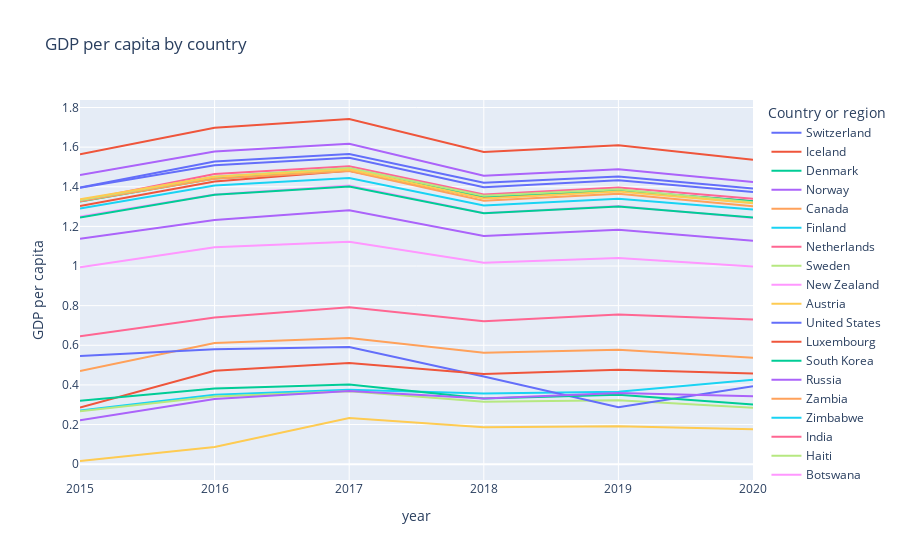

Write notebook code for a chart like this one.
### Markdown cell above
### GDP

### Code cell
plot_line('GDP per capita')

### Figure 1 — Plotly figure (JSON) as saved in the notebook; plotly's stock layout.template omitted (floating-point values rounded to 4 significant figures)
{"data": [{"hovertemplate": "Country or region=Switzerland<br>year=%{x}<br>GDP per capita=%{y}<extra></extra>", "legendgroup": "Switzerland", "line": {"color": "#636efa", "dash": "solid"}, "mode": "lines", "name": "Switzerland", "orientation": "v", "showlegend": true, "type": "scatter", "x": [2015, 2016, 2017, 2018, 2019, 2020], "xaxis": "x", "y": [1.397, 1.527, 1.565, 1.42, 1.452, 1.391], "yaxis": "y"}, {"hovertemplate": "Country or region=Iceland<br>year=%{x}<br>GDP per capita=%{y}<extra></extra>", "legendgroup": "Iceland", "line": {"color": "#EF553B", "dash": "solid"}, "mode": "lines", "name": "Iceland", "orientation": "v", "showlegend": true, "type": "scatter", "x": [2015, 2016, 2017, 2018, 2019, 2020], "xaxis": "x", "y": [1.302, 1.427, 1.481, 1.343, 1.38, 1.327], "yaxis": "y"}, {"hovertemplate": "Country or region=Denmark<br>year=%{x}<br>GDP per capita=%{y}<extra></extra>", "legendgroup": "Denmark", "line": {"color": "#00cc96", "dash": "solid"}, "mode": "lines", "name": "Denmark", "orientation": "v", "showlegend": true, "type": "scatter", "x": [2015, 2016, 2017, 2018, 2019, 2020], "xaxis": "x", "y": [1.325, 1.442, 1.482, 1.351, 1.383, 1.327], "yaxis": "y"}, {"hovertemplate": "Country or region=Norway<br>year=%{x}<br>GDP per capita=%{y}<extra></extra>", "legendgroup": "Norway", "line": {"color": "#ab63fa", "dash": "solid"}, "mode": "lines", "name": "Norway", "orientation": "v", "showlegend": true, "type": "scatter", "x": [2015, 2016, 2017, 2018, 2019, 2020], "xaxis": "x", "y": [1.459, 1.577, 1.616, 1.456, 1.488, 1.424], "yaxis": "y"}, {"hovertemplate": "Country or region=Canada<br>year=%{x}<br>GDP per capita=%{y}<extra></extra>", "legendgroup": "Canada", "line": {"color": "#FFA15A", "dash": "solid"}, "mode": "lines", "name": "Canada", "orientation": "v", "showlegend": true, "type": "scatter", "x": [2015, 2016, 2017, 2018, 2019, 2020], "xaxis": "x", "y": [1.326, 1.44, 1.479, 1.33, 1.365, 1.302], "yaxis": "y"}, {"hovertemplate": "Country or region=Finland<br>year=%{x}<br>GDP per capita=%{y}<extra></extra>", "legendgroup": "Finland", "line": {"color": "#19d3f3", "dash": "solid"}, "mode": "lines", "name": "Finland", "orientation": "v", "showlegend": true, "type": "scatter", "x": [2015, 2016, 2017, 2018, 2019, 2020], "xaxis": "x", "y": [1.29, 1.406, 1.444, 1.305, 1.34, 1.285], "yaxis": "y"}, {"hovertemplate": "Country or region=Netherlands<br>year=%{x}<br>GDP per capita=%{y}<extra></extra>", "legendgroup": "Netherlands", "line": {"color": "#FF6692", "dash": "solid"}, "mode": "lines", "name": "Netherlands", "orientation": "v", "showlegend": true, "type": "scatter", "x": [2015, 2016, 2017, 2018, 2019, 2020], "xaxis": "x", "y": [1.329, 1.465, 1.504, 1.361, 1.396, 1.339], "yaxis": "y"}, {"hovertemplate": "Country or region=Sweden<br>year=%{x}<br>GDP per capita=%{y}<extra></extra>", "legendgroup": "Sweden", "line": {"color": "#B6E880", "dash": "solid"}, "mode": "lines", "name": "Sweden", "orientation": "v", "showlegend": true, "type": "scatter", "x": [2015, 2016, 2017, 2018, 2019, 2020], "xaxis": "x", "y": [1.332, 1.452, 1.494, 1.355, 1.387, 1.322], "yaxis": "y"}, {"hovertemplate": "Country or region=New Zealand<br>year=%{x}<br>GDP per capita=%{y}<extra></extra>", "legendgroup": "New Zealand", "line": {"color": "#FF97FF", "dash": "solid"}, "mode": "lines", "name": "New Zealand", "orientation": "v", "showlegend": true, "type": "scatter", "x": [2015, 2016, 2017, 2018, 2019, 2020], "xaxis": "x", "y": [1.25, 1.361, 1.406, 1.268, 1.303, 1.242], "yaxis": "y"}, {"hovertemplate": "Country or region=Austria<br>year=%{x}<br>GDP per capita=%{y}<extra></extra>", "legendgroup": "Austria", "line": {"color": "#FECB52", "dash": "solid"}, "mode": "lines", "name": "Austria", "orientation": "v", "showlegend": true, "type": "scatter", "x": [2015, 2016, 2017, 2018, 2019, 2020], "xaxis": "x", "y": [1.337, 1.45, 1.487, 1.341, 1.376, 1.317], "yaxis": "y"}, {"hovertemplate": "Country or region=United States<br>year=%{x}<br>GDP per capita=%{y}<extra></extra>", "legendgroup": "United States", "line": {"color": "#636efa", "dash": "solid"}, "mode": "lines", "name": "United States", "orientation": "v", "showlegend": true, "type": "scatter", "x": [2015, 2016, 2017, 2018, 2019, 2020], "xaxis": "x", "y": [1.395, 1.508, 1.546, 1.398, 1.433, 1.374], "yaxis": "y"}, {"hovertemplate": "Country or region=Luxembourg<br>year=%{x}<br>GDP per capita=%{y}<extra></extra>", "legendgroup": "Luxembourg", "line": {"color": "#EF553B", "dash": "solid"}, "mode": "lines", "name": "Luxembourg", "orientation": "v", "showlegend": true, "type": "scatter", "x": [2015, 2016, 2017, 2018, 2019, 2020], "xaxis": "x", "y": [1.564, 1.698, 1.742, 1.576, 1.609, 1.537], "yaxis": "y"}, {"hovertemplate": "Country or region=South Korea<br>year=%{x}<br>GDP per capita=%{y}<extra></extra>", "legendgroup": "South Korea", "line": {"color": "#00cc96", "dash": "solid"}, "mode": "lines", "name": "South Korea", "orientation": "v", "showlegend": true, "type": "scatter", "x": [2015, 2016, 2017, 2018, 2019, 2020], "xaxis": "x", "y": [1.245, 1.359, 1.402, 1.266, 1.301, 1.245], "yaxis": "y"}, {"hovertemplate": "Country or region=Russia<br>year=%{x}<br>GDP per capita=%{y}<extra></extra>", "legendgroup": "Russia", "line": {"color": "#ab63fa", "dash": "solid"}, "mode": "lines", "name": "Russia", "orientation": "v", "showlegend": true, "type": "scatter", "x": [2015, 2016, 2017, 2018, 2019, 2020], "xaxis": "x", "y": [1.138, 1.232, 1.282, 1.151, 1.183, 1.127], "yaxis": "y"}, {"hovertemplate": "Country or region=Zambia<br>year=%{x}<br>GDP per capita=%{y}<extra></extra>", "legendgroup": "Zambia", "line": {"color": "#FFA15A", "dash": "solid"}, "mode": "lines", "name": "Zambia", "orientation": "v", "showlegend": true, "type": "scatter", "x": [2015, 2016, 2017, 2018, 2019, 2020], "xaxis": "x", "y": [0.4704, 0.612, 0.6364, 0.562, 0.578, 0.5368], "yaxis": "y"}, {"hovertemplate": "Country or region=Zimbabwe<br>year=%{x}<br>GDP per capita=%{y}<extra></extra>", "legendgroup": "Zimbabwe", "line": {"color": "#19d3f3", "dash": "solid"}, "mode": "lines", "name": "Zimbabwe", "orientation": "v", "showlegend": true, "type": "scatter", "x": [2015, 2016, 2017, 2018, 2019, 2020], "xaxis": "x", "y": [0.271, 0.3504, 0.3758, 0.357, 0.366, 0.4256], "yaxis": "y"}, {"hovertemplate": "Country or region=India<br>year=%{x}<br>GDP per capita=%{y}<extra></extra>", "legendgroup": "India", "line": {"color": "#FF6692", "dash": "solid"}, "mode": "lines", "name": "India", "orientation": "v", "showlegend": true, "type": "scatter", "x": [2015, 2016, 2017, 2018, 2019, 2020], "xaxis": "x", "y": [0.645, 0.7404, 0.7922, 0.721, 0.755, 0.7306], "yaxis": "y"}, {"hovertemplate": "Country or region=Haiti<br>year=%{x}<br>GDP per capita=%{y}<extra></extra>", "legendgroup": "Haiti", "line": {"color": "#B6E880", "dash": "solid"}, "mode": "lines", "name": "Haiti", "orientation": "v", "showlegend": true, "type": "scatter", "x": [2015, 2016, 2017, 2018, 2019, 2020], "xaxis": "x", "y": [0.2667, 0.341, 0.3686, 0.315, 0.323, 0.2847], "yaxis": "y"}, {"hovertemplate": "Country or region=Botswana<br>year=%{x}<br>GDP per capita=%{y}<extra></extra>", "legendgroup": "Botswana", "line": {"color": "#FF97FF", "dash": "solid"}, "mode": "lines", "name": "Botswana", "orientation": "v", "showlegend": true, "type": "scatter", "x": [2015, 2016, 2017, 2018, 2019, 2020], "xaxis": "x", "y": [0.9936, 1.094, 1.122, 1.017, 1.041, 0.9975], "yaxis": "y"}, {"hovertemplate": "Country or region=Malawi<br>year=%{x}<br>GDP per capita=%{y}<extra></extra>", "legendgroup": "Malawi", "line": {"color": "#FECB52", "dash": "solid"}, "mode": "lines", "name": "Malawi", "orientation": "v", "showlegend": true, "type": "scatter", "x": [2015, 2016, 2017, 2018, 2019, 2020], "xaxis": "x", "y": [0.01604, 0.08709, 0.2334, 0.186, 0.191, 0.1765], "yaxis": "y"}, {"hovertemplate": "Country or region=Yemen<br>year=%{x}<br>GDP per capita=%{y}<extra></extra>", "legendgroup": "Yemen", "line": {"color": "#636efa", "dash": "solid"}, "mode": "lines", "name": "Yemen", "orientation": "v", "showlegend": true, "type": "scatter", "x": [2015, 2016, 2017, 2018, 2019, 2020], "xaxis": "x", "y": [0.5465, 0.5794, 0.5917, 0.442, 0.287, 0.3927], "yaxis": "y"}, {"hovertemplate": "Country or region=Tanzania<br>year=%{x}<br>GDP per capita=%{y}<extra></extra>", "legendgroup": "Tanzania", "line": {"color": "#EF553B", "dash": "solid"}, "mode": "lines", "name": "Tanzania", "orientation": "v", "showlegend": true, "type": "scatter", "x": [2015, 2016, 2017, 2018, 2019, 2020], "xaxis": "x", "y": [0.2852, 0.4716, 0.5111, 0.455, 0.476, 0.4572], "yaxis": "y"}, {"hovertemplate": "Country or region=Afghanistan<br>year=%{x}<br>GDP per capita=%{y}<extra></extra>", "legendgroup": "Afghanistan", "line": {"color": "#00cc96", "dash": "solid"}, "mode": "lines", "name": "Afghanistan", "orientation": "v", "showlegend": true, "type": "scatter", "x": [2015, 2016, 2017, 2018, 2019, 2020], "xaxis": "x", "y": [0.3198, 0.3823, 0.4015, 0.332, 0.35, 0.3007], "yaxis": "y"}, {"hovertemplate": "Country or region=Rwanda<br>year=%{x}<br>GDP per capita=%{y}<extra></extra>", "legendgroup": "Rwanda", "line": {"color": "#ab63fa", "dash": "solid"}, "mode": "lines", "name": "Rwanda", "orientation": "v", "showlegend": true, "type": "scatter", "x": [2015, 2016, 2017, 2018, 2019, 2020], "xaxis": "x", "y": [0.2221, 0.3285, 0.3687, 0.332, 0.359, 0.3432], "yaxis": "y"}], "layout": {"legend": {"title": {"text": "Country or region"}, "tracegroupgap": 0}, "title": {"text": "GDP per capita by country"}, "xaxis": {"anchor": "y", "domain": [0, 1], "title": {"text": "year"}}, "yaxis": {"anchor": "x", "domain": [0, 1], "title": {"text": "GDP per capita"}}}}
